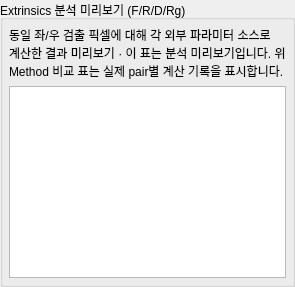
<?xml version='1.0' encoding='utf-8'?>
<ui version="4.0">
 <class>measurementComparison</class>
 <widget class="QGroupBox" name="measurementComparison">
  <property name="title">
   <string>Extrinsics 분석 미리보기 (F/R/D/Rg)</string>
  </property>
  <layout class="QVBoxLayout" name="measurementComparisonLayout">
   <item>
    <widget class="QLabel" name="note">
     <property name="text">
      <string>동일 좌/우 검출 픽셀에 대해 각 외부 파라미터 소스로 계산한 결과 미리보기 · 이 표는 분석 미리보기입니다. 위 Method 비교 표는 실제 pair별 계산 기록을 표시합니다.</string>
     </property>
     <property name="wordWrap">
      <bool>true</bool>
     </property>
    </widget>
   </item>
   <item>
    <widget class="QTableView" name="table">
     <property name="editTriggers">
      <enum>QAbstractItemView::NoEditTriggers</enum>
     </property>
     <property name="selectionBehavior">
      <enum>QAbstractItemView::SelectRows</enum>
     </property>
     <property name="maximumHeight">
      <number>220</number>
     </property>
     <attribute name="verticalHeaderVisible">
      <bool>false</bool>
     </attribute>
     <attribute name="horizontalHeaderStretchLastSection">
      <bool>true</bool>
     </attribute>
    </widget>
   </item>
   <property name="leftMargin">
    <number>6</number>
   </property>
   <property name="topMargin">
    <number>6</number>
   </property>
   <property name="rightMargin">
    <number>6</number>
   </property>
   <property name="bottomMargin">
    <number>6</number>
   </property>
  </layout>
 </widget>
 <resources />
 <connections />
</ui>
